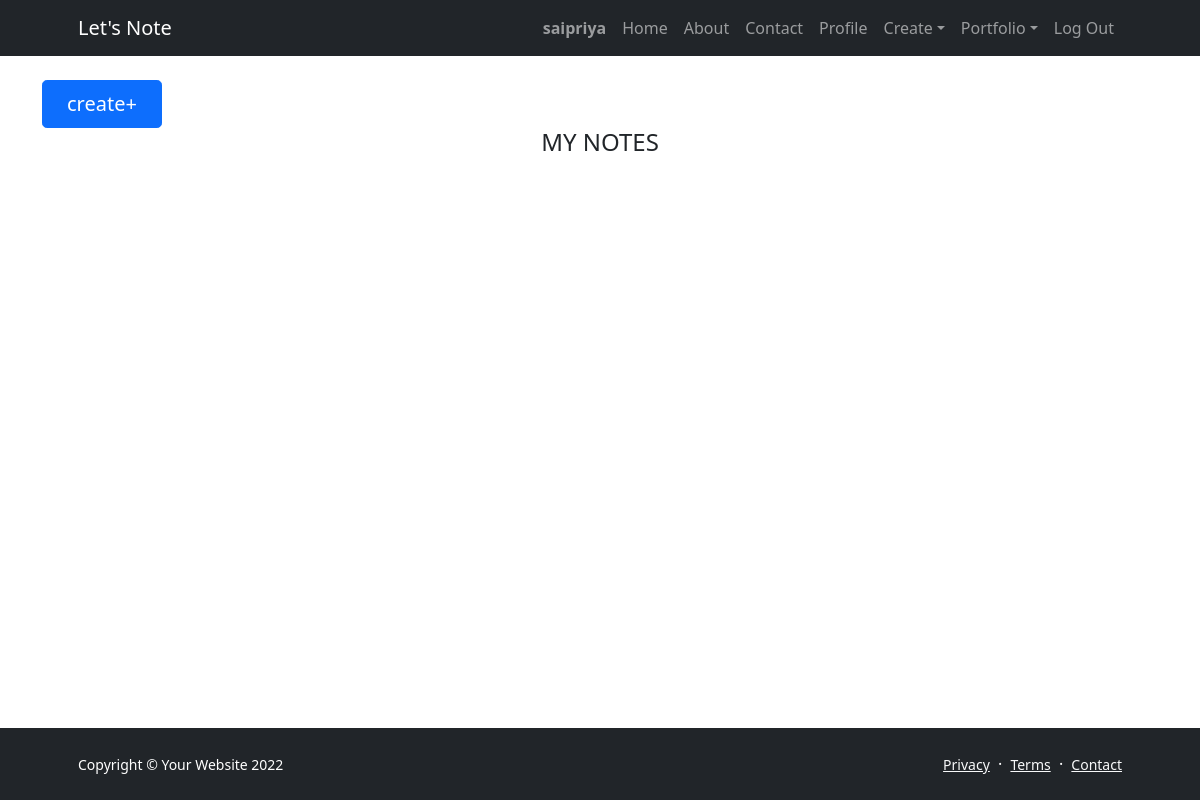
Before: /notes (signed in) with the older database file.
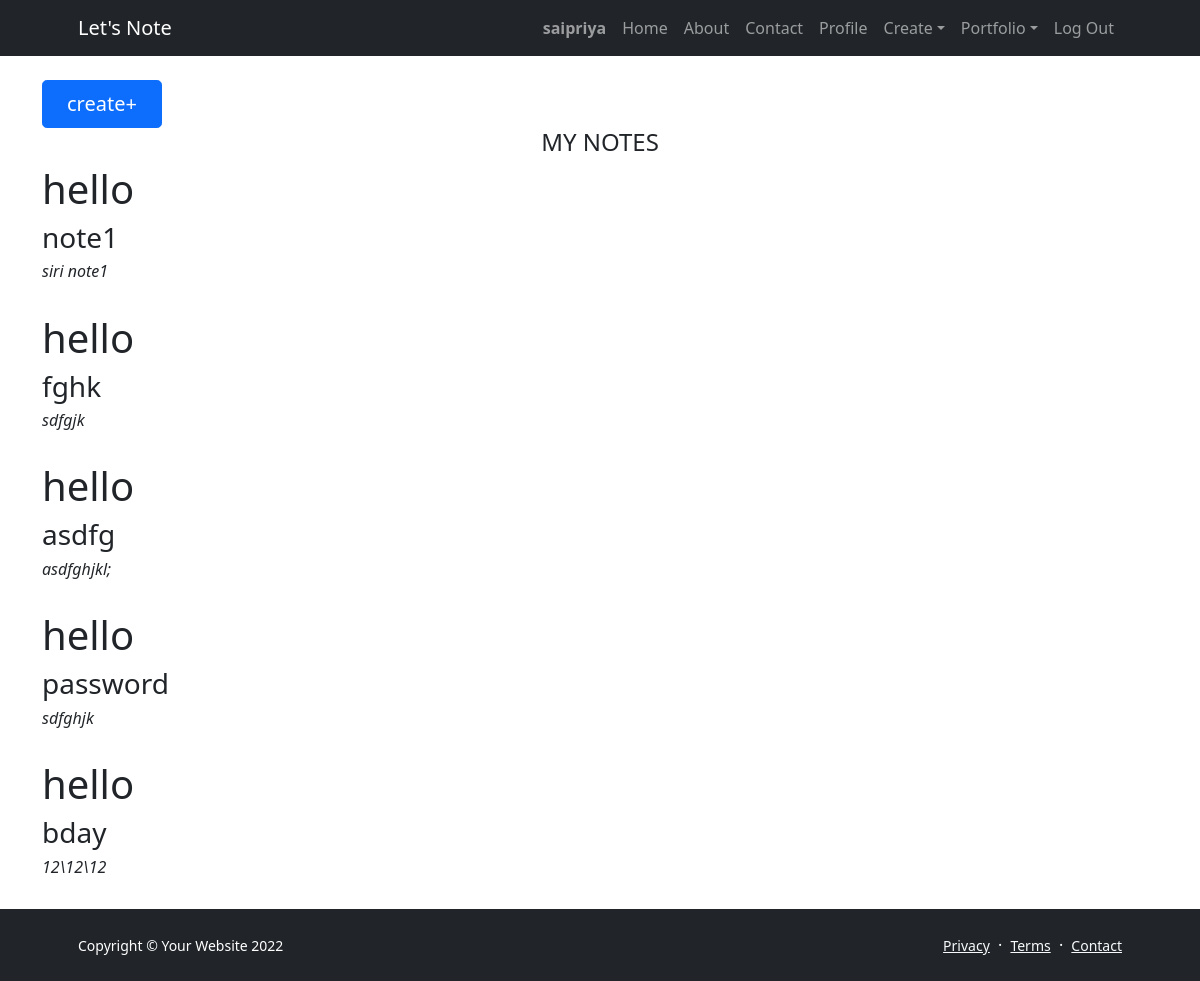
After: the same page with the newer database file.
### mynotes/models.py (models this page shows, shortened)
class User(AbstractUser):
    pass

class Notes(models.Model):
    content=models.TextField(max_length=10000)
    Title=models.CharField(max_length=64)
    owner= models.ForeignKey(User,on_delete=models.CASCADE,related_name="Owner",null=True)
    passwor= models.BooleanField(default = False)

### mynotes/views.py (the view)
# urls.py: path("notes",views.fnotes,name="notes"),
@login_required(login_url='/nlogin')
def fnotes(request):
    current=request.user
    try:
        return render(request, "mynotes/notes.html",{
            "p":Notes.objects.filter(owner=current).all(),
            "wishlist": True,
        })
    except Notes.DoesNotExist:
        return HttpResponse("No saved files in your notes!!!")

### mynotes/templates/mynotes/notes.html (shortened to what this page needs)
{% extends "mynotes/layout.html" %}
{% load static %}
{% block body %}
            <a  class="btn btn-primary btn-lg px-4 me-sm-3"  href="{% url 'create' %}">create+</a>
            <h4 style="text-align:center;">MY NOTES</h4>
        {% for a in p %}
        <h1>hello</h1>
        <div >
           <h3> {{a.Title}}</h3>
           <h6><i>{{a.content}}</i></h6>
       </div>&nbsp;
       {% endfor %}
{% endblock %}

### mynotes/templates/mynotes/layout.html (shortened to what this page needs)
{% load static %}
<!DOCTYPE html>
<html lang="en">
    <head>
        <link href="https://cdn.jsdelivr.net/npm/bootstrap-icons@1.5.0/font/bootstrap-icons.css" rel="stylesheet" />
        <link href="{% static 'mynotes\assets\styles.css' %}" rel="stylesheet" />
    </head>
    <body class="d-flex flex-column h-100">
        <main class="flex-shrink-0">
            <nav class="navbar navbar-expand-lg navbar-dark bg-dark">
                <div class="container px-5">
                    <a class="navbar-brand" href="index.html">Let's Note</a>
                    <div class="collapse navbar-collapse" id="navbarSupportedContent">
                        <ul class="navbar-nav ms-auto mb-2 mb-lg-0">
                            {% if user.is_authenticated %}
                            <li class="nav-item"><a class="nav-link" href=""><strong>{{ user.username }}</strong></a></li>
                            <li class="nav-item"><a class="nav-link" href="{% url 'homepage' %}">Home</a></li>
                            {% endif %}
                            <li class="nav-item"><a class="nav-link" href="{% url 'about' %}">About</a></li>
                            <li class="nav-item"><a class="nav-link" href="{% url 'contact' %}">Contact</a></li>
                            {% if user.is_authenticated %}
                            <li class="nav-item"><a class="nav-link" href="pricing.html">Profile</a></li>
                            {% endif%}
                            <li class="nav-item dropdown">
                                <a class="nav-link dropdown-toggle" id="navbarDropdownBlog" href="#" role="button" data-bs-toggle="dropdown" aria-expanded="false">Create</a>
                            </li>
                            <li class="nav-item dropdown">
                                <a class="nav-link dropdown-toggle" id="navbarDropdownPortfolio" href="#" role="button" data-bs-toggle="dropdown" aria-expanded="false">Portfolio</a>
                            </li>
                            {% if user.is_authenticated %}
                             <li><a class="nav-link scrollto" href="{% url 'logout' %}">Log Out</a></li>
                            {% endif %}
                        </ul>
                    </div>
                </div>
            </nav>
            <section class="inner-page pt-4">
                <div class="container">
                  {% block body%}
                  {% endblock %}
                </div>
              </section>
        </main>
        <footer class="bg-dark py-4 mt-auto">
            <div class="container px-5">
                <div class="row align-items-center justify-content-between flex-column flex-sm-row">
                    <div class="col-auto"><div class="small m-0 text-white">Copyright &copy; Your Website 2022</div></div>
                    <div class="col-auto">
                        <a class="link-light small" href="#!">Privacy</a>
                        <span class="text-white mx-1">&middot;</span>
                        <a class="link-light small" href="#!">Terms</a>
                        <span class="text-white mx-1">&middot;</span>
                        <a class="link-light small" href="#!">Contact</a>
                    </div>
                </div>
            </div>
        </footer>
    </body>
</html>

Changed rows visible on the page:
added Notes: Title "note1", content "siri note1"
added Notes: Title "fghk", content "sdfgjk"
added Notes: Title "asdfg", content "asdfghjkl;"
added Notes: Title "password", content "sdfghjk"
added Notes: Title "bday", content "12\\12\\12"
